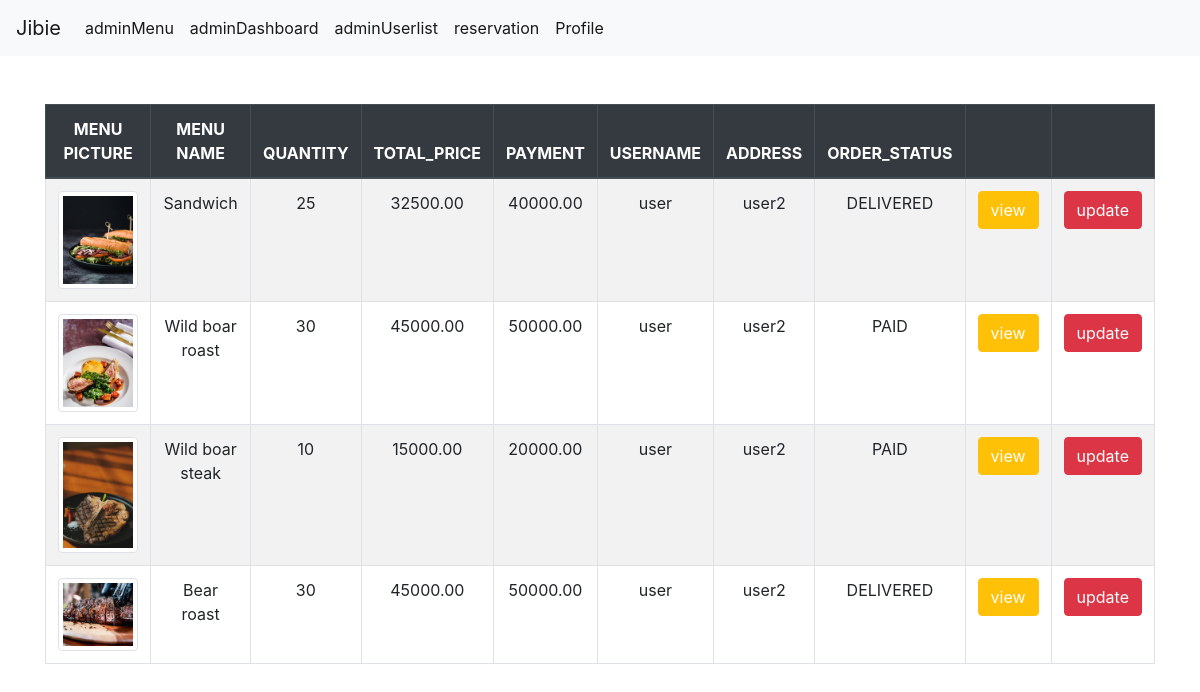
Page /views/adminDashboard.php (signed in) on the committed database.
### tables this page shows
CREATE TABLE `transactions` (
  `transaction_id` int(11) NOT NULL,
  `order_id` int(11) NOT NULL,
  `user_id` int(11) NOT NULL,
  `menu_id` int(11) NOT NULL,
  `total_price` float(50,2) NOT NULL,
  `payment` float(50,2) NOT NULL,
  `money_change` float(50,2) NOT NULL
);

CREATE TABLE `menu` (
  `menu_id` int(11) NOT NULL,
  `menu_name` varchar(20) NOT NULL,
  `menu_price` float NOT NULL,
  `stock_quantity` int(11) NOT NULL,
  `menu_picture` varchar(50) DEFAULT NULL
);

CREATE TABLE `orders` (
  `order_id` int(11) NOT NULL,
  `user_id` int(11) NOT NULL,
  `menu_id` int(11) NOT NULL,
  `order_quantity` int(11) NOT NULL,
  `total_price` float(50,2) NOT NULL,
  `order_status` varchar(20) NOT NULL DEFAULT 'PENDING'
);

CREATE TABLE `users` (
  `user_id` int(11) NOT NULL,
  `first_name` varchar(20) NOT NULL,
  `last_name` varchar(20) NOT NULL,
  `address` varchar(50) NOT NULL,
  `contact_number` varchar(20) NOT NULL,
  `username` varchar(20) NOT NULL,
  `password` varchar(50) NOT NULL,
  `status` varchar(1) NOT NULL DEFAULT 'U'
);

### class/Database.php (called while the page is built, shortened)
<?php
  class Database{
    private $servername = "localhost";
    private $db_username = "root";
    private $db_password = "root";
    private $database = "daichi_portfolio";
    public function __construct(){
      $this->conn = new mysqli($this->servername,$this->db_username,
      $this->db_password, $this->database);
      return $this->conn;
    }
  }
?>

### action/menuAction.php (called while the page is built, shortened)
<?php
  require_once '../class/Menu.php';
  $menu = new Menu();
?>

### class/Menu.php (called while the page is built, shortened)
<?php
  require_once 'Database.php';
  class Menu extends Database{
        public function displayAdminOrders(){
          $sql = "SELECT * FROM orders INNER JOIN menu ON orders.menu_id = menu.menu_id INNER JOIN transactions ON orders.order_id = transactions.order_id INNER JOIN users ON orders.user_id = users.user_id";
          $result = $this->conn->query($sql);
          $rows = array();
          if($result->num_rows > 0){
            while($row = $result->fetch_assoc()){
                  $rows[] = $row;
            }
            return $rows;
          }else{
            return false;
          }
        }
  }
?>

### views/adminDashboard.php (the view, shortened to what this page needs)
<?php
  include '../action/menuAction.php';
?>
<!DOCTYPE html>
<html lang="en">
<head>
  <link rel="stylesheet" href="https://stackpath.bootstrapcdn.com/bootstrap/4.5.2/css/bootstrap.min.css">
</head>
<body>
<nav class="navbar navbar-expand-lg navbar-light bg-light">
  <a class="navbar-brand" href="../index.php">Jibie</a>
  <div class="collapse navbar-collapse" id="navbarSupportedContent">
    <ul class="navbar-nav mr-auto">
      <li class="nav-item active">
        <a class="nav-link" href="../views/adminMenu.php">adminMenu<span class="sr-only">(current)</span></a>
      </li>
      <li class="nav-item active">
        <a class="nav-link" href="../views/adminDashboard.php">adminDashboard<span class="sr-only">(current)</span></a>
      </li>
      <li class="nav-item active">
        <a class="nav-link" href="../views/adminUserlist.php">adminUserlist<span class="sr-only">(current)</span></a>
      </li>
      <li class="nav-item active">
        <a class="nav-link" href="../views/reservation.php">reservation<span class="sr-only">(current)</span></a>
      </li>
      <li class="nav-item active">
        <a class="nav-link" href="../views/Profile.php">Profile<span class="sr-only">(current)</span></a>
      </li>
  </div>
</nav>
<div class="container">
    <table class="table table-hover table-striped table-bordered mx-auto text-center my-5">
      <thead class="thead-dark text-uppercase">
        <th>Menu Picture</th>
        <th>Menu Name</th>
        <th>quantity</th>
        <th>total_price</th>
        <th>payment</th>
        <th>username</th>
        <th>address</th>
        <th>order_status</th>
        <th></th>
        <th></th>
      </thead>
      <tbody>
        <?php
          $order_list = $menu->displayAdminOrders();
        if($order_list){
          foreach($order_list as $order_detail){
            $image = $order_detail['menu_picture'];
        ?>
          <tr>
            <td><img src="../uploads/<?php echo $image?>" alt=""
            class="img-thumbnail">
            </td>
            <td><?php echo $order_detail['menu_name']?></td>
            <td><?php echo $order_detail['order_quantity']?></td>
            <td><?php echo $order_detail['total_price']?></td>
            <td><?php echo $order_detail['payment']?></td>
            <td><?php echo $order_detail['username']?></td>
            <td><?php echo $order_detail['address']?></td>
            <td><?php echo $order_detail['order_status']?></td>
            <td><a href="adminviewOrder.php?order_id=<?php echo $order_detail['order_id']?>" class="btn btn-warning text-white">view</a></td>
            <td><a href="updateadminOrder.php?order_id=<?php echo $order_detail['order_id']?>" class="btn btn-danger text-white">update</a></td>
          </tr>
        <?php
            }
          }else{
        ?>
          <tr>
            <td colspan = "9" class="text-center">No Records Found</td>
          </tr>
        <?php
          }
        ?>
      </tbody>
    </table>
  </div>
</body>
</html>

### rows in the picture
transactions: menu.menu_picture (picture), menu.menu_name "Sandwich", order.order_quantity "25", total_price "32500.00", payment "40000.00", user.username "user", user.address "user2", order.order_status "DELIVERED"
transactions: menu.menu_picture (picture), menu.menu_name "Wild boar roast", order.order_quantity "30", total_price "45000.00", payment "50000.00", user.username "user", user.address "user2", order.order_status "PAID"
transactions: menu.menu_picture (picture), menu.menu_name "Wild boar steak", order.order_quantity "10", total_price "15000.00", payment "20000.00", user.username "user", user.address "user2", order.order_status "PAID"
transactions: menu.menu_picture (picture), menu.menu_name "Bear roast", order.order_quantity "30", total_price "45000.00", payment "50000.00", user.username "user", user.address "user2", order.order_status "DELIVERED"
